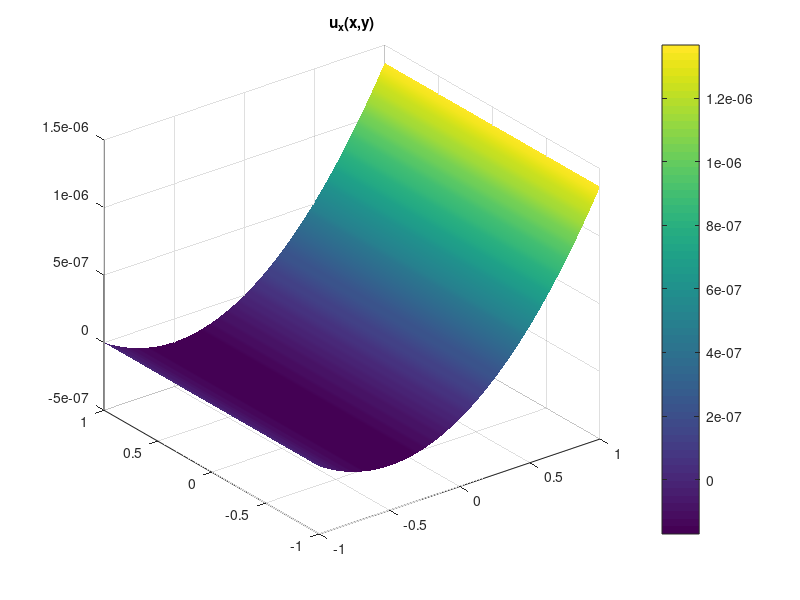
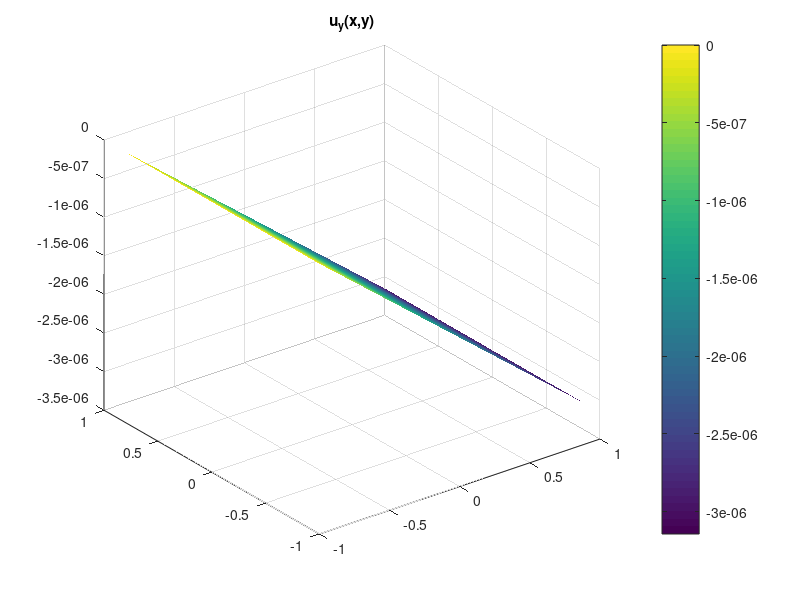
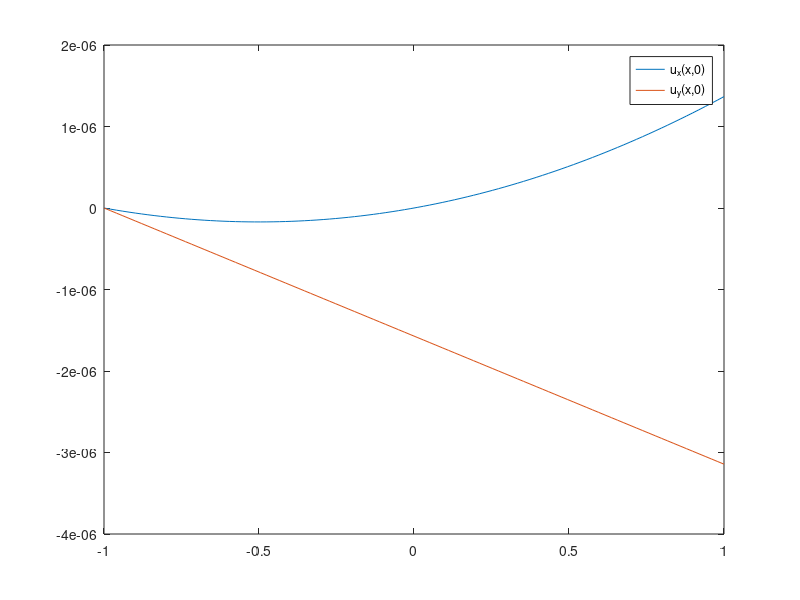
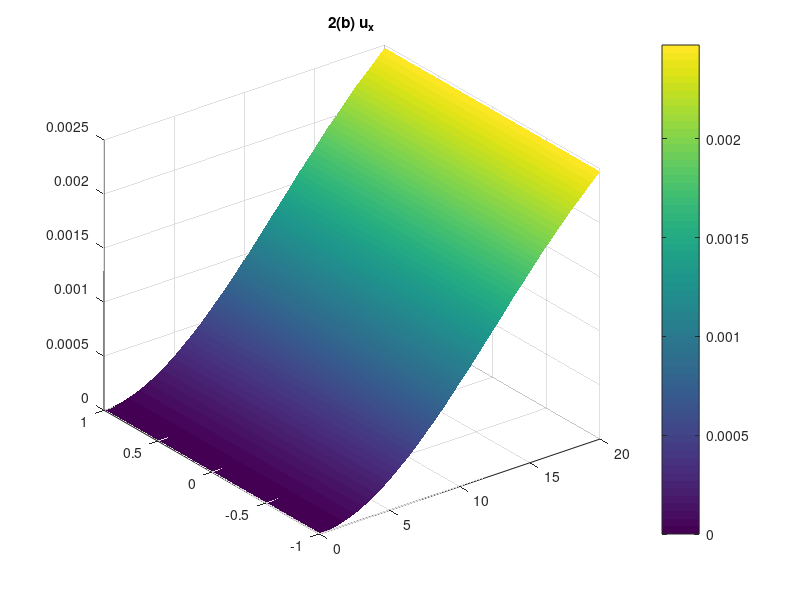

MATLAB code to generate these figures, in order:
function [M2b, ux_N, uy_N] = q2()
%% Global variables
global E nu alpha beta dg_ijdx dg_ijdy dg_ijdx_gen dg_ijdy_gen

%% Physical problem parameters
E = 1.18e11; % Young's modulus for titanium Ti-6Al-2Nb-1Ta-0.8Mo [N/m^2]
nu = 0.31;   % Poisson's ratio for Titanium Ti-6Al-2Nb-1Ta-0.8Mo
alpha = E/(1-nu^2);
beta = (1-nu)/2;
% syms E nu alpha beta; % uncomment to calculate M analytically

%% Function handles for the bilinear basis functions and their derivatives
% Cell array with function handles for the four g_ij basis functions.
% i,j = 1 corresponds to the - subscript. i,j = 2 to the + subscript.
% E.g. g_ij{2,1} returns the g_+- function handle.
g_ij = {@(x,y) (1+x).*(1+y)./4, @(x,y) (1+x).*(1-y)./4;  % g_--, g_-+
        @(x,y) (1-x).*(1+y)./4, @(x,y) (1-x).*(1-y)./4}; % g_+-, g_++

% Generalized basis functions over the domain [x0-a,x0+a]x[y0-b,y0+b]
g_ij_gen = {@(x,y,x0,y0,a,b)  (x-(x0-a)).*(y-(y0-b))./(4*a*b), ...
            @(x,y,x0,y0,a,b) -(x-(x0+a)).*(y-(y0-b))./(4*a*b);
            @(x,y,x0,y0,a,b) -(x-(x0-a)).*(y-(y0+b))./(4*a*b), ...
            @(x,y,x0,y0,a,b)  (x-(x0+a)).*(y-(y0+b))./(4*a*b)};
    
% Function handles for the x-derivatives of the basis functions g_ij.
% Note: Returned function handles are still multivariate (x,y) to remain
% compatible with our 2D Gauss-Legendre quadrature function, which
% integrates them over the unit square.
dg_ijdx = {@(x,y)  (1+y)/4, @(x,y)  (1-y)/4;  % dg_--/dx, dg_-+/dx
           @(x,y) -(1+y)/4, @(x,y) -(1-y)/4}; % dg_+-/dx, dg_++/dx

% x derivative of the generalized basis functions
dg_ijdx_gen = {@(x,y,x0,y0,a,b)  (y-(y0-b))/(4*a*b), ...
               @(x,y,x0,y0,a,b) -(y-(y0-b))/(4*a*b);
               @(x,y,x0,y0,a,b) -(y-(y0+b))/(4*a*b), ...
               @(x,y,x0,y0,a,b)  (y-(y0+b))/(4*a*b)};

% Function handles for the y-derivatives of the basis functions g_ij.
dg_ijdy = {@(x,y) (1+x)/4, @(x,y) -(1+x)/4;  % dg_--/dy, dg_-+/dy
           @(x,y) (1-x)/4, @(x,y) -(1-x)/4}; % dg_+-/dy, dg_++/dy

% y derivatives of the generalized basis functions
dg_ijdy_gen = {@(x,y,x0,y0,a,b)  (x-(x0-a))/(4*a*b), ...
               @(x,y,x0,y0,a,b) -(x-(x0+a))/(4*a*b);
               @(x,y,x0,y0,a,b) -(x-(x0-a))/(4*a*b), ...
               @(x,y,x0,y0,a,b)  (x-(x0+a))/(4*a*b)};
       
%% Problem 2(a): single element (unit square) beam under stress
% Build M matrix block by block.
M = zeros(8,8);
% M = sym('M', [8 8]);  % uncomment to calculate M analytically
for gamma=1:4
    for delta=1:4
        M(2*gamma-1:2*gamma, 2*delta-1:2*delta) = B(gamma, delta);
    end
end

% Build right hand side vector containing the forces.
F_delta = 8e4; % [N/m^2]

g_11 = g_ij{1,1};
g_12 = g_ij{1,2};
g_21 = g_ij{2,1};
g_22 = g_ij{2,2};

b = zeros(8,1);
b(2) = -F_delta * g_11(1,0);
b(4) = -F_delta * g_12(1,0);
b(6) = -F_delta * g_21(1,0);
b(8) = -F_delta * g_22(1,0);

% Imposing that u_x = 0 and u_y = 0 for x=-1, -1<=y<=1 is equivalent to imposing
% that a_+-, a_++, b+-, and b_++ all equal zero. So we are just interested in
% solving the top left 4x4 system of linear equations.
M2a = M(1:4,1:4);
b2a = b(1:4);
a2a = M2a \ b2a;

% Calculate and plot deflection fields from the a_ij, b_ij coefficients.
ux = @(x,y) a2a(1).*g_ij{1,1}(x,y) + a2a(3).*g_ij{1,2}(x,y);
uy = @(x,y) a2a(2).*g_ij{1,1}(x,y) + a2a(4).*g_ij{1,2}(x,y);
x = repmat(linspace(-1,1,100),[100,1]);
y = repmat(linspace(-1,1,100),[100,1]);
ux_xy = ux(x,y);
uy_xy = uy(x,y);

figure;
surf(x, y', ux_xy); shading interp; colorbar; title('u_x(x,y)');

figure;
surf(x, y', uy_xy); shading interp; colorbar; title('u_y(x,y)');

figure;
plot(x(end/2,:), ux_xy(end/2,:)', x(end/2,:), uy_xy(end/2,:)');
legend('u_x(x,0)', 'u_y(x,0)');

%% Problem 2(b): rectangular beam (composed of N elements) under stress
N = 10;

% Assemble the block-diagonal matrix element by element.
M2b = zeros(4*(N+1), 4*(N+1));
for n=1:N
    x0 = 0; %2*n-1;
    y0 = 0;
    a = 1;
    b = 1;
    
    M2 = zeros(8,8);
    for gamma=1:4
        for delta=1:4
            M2(2*gamma-1:2*gamma, 2*delta-1:2*delta) = ...
                B_gen(gamma, delta, x0, y0, a, b);
        end
    end
    
    % We want M2 in the order ++, +-, -+, -- so the matrices corresponding
    % to different elements overlap correctly.
    M2 = fliplr(flipud(M2));
    
    M2b(4*n-3:4*n+4, 4*n-3:4*n+4) = M2b(4*n-3:4*n+4, 4*n-3:4*n+4) + M2;
end

% Imposing the u_x = u_y = 0 BC at the left wall.
% M2b(1:4,1:4) = zeros(4,4);
% M2b(5:8,1:4) = zeros(4,4);
M2b(1:4,5:8) = zeros(4,4);

x0 = 2*N-1;
y0 = 0;
a = 1;
b = 1;

g_11_gen = g_ij_gen{1,1};
g_12_gen = g_ij_gen{1,2};
g_21_gen = g_ij_gen{2,1};
g_22_gen = g_ij_gen{2,2};

b2b = zeros(4*N+4,1);
b2b(end)   = -F_delta * g_11_gen(2*N,0,x0,y0,a,b);
b2b(end-2) = -F_delta * g_12_gen(2*N,0,x0,y0,a,b);
b2b(end-4) = -F_delta * g_21_gen(2*N,0,x0,y0,a,b);
b2b(end-6) = -F_delta * g_22_gen(2*N,0,x0,y0,a,b);

% Solve for the coefficients ignoring the four coefficients for element 1
% that we know must be zero to satisfy the BCs.
a2b = zeros(4*N+4,1);
a2b(5:end) = M2b(5:end, 5:end) \ b2b(5:end);

ux_N = [];
uy_N = [];

% Calculate the deflection fields from the a_ij, b_ij coefficients for each
% element.
for n=1:N
    a_n = a2b(4*n-3:4*n+4);
    aij = a_n(1:2:7);
    bij = a_n(2:2:8);
 
    x0 = 0; %2*n-1;
    y0 = 0;
    a = 1;
    b = 1;
    ux = @(x,y) aij(4).*g_ij_gen{1,1}(x,y,x0,y0,a,b) ...
              + aij(3).*g_ij_gen{1,2}(x,y,x0,y0,a,b) ...
              + aij(2).*g_ij_gen{2,1}(x,y,x0,y0,a,b) ...
              + aij(1).*g_ij_gen{2,2}(x,y,x0,y0,a,b);
    uy = @(x,y) bij(4).*g_ij_gen{1,1}(x,y,x0,y0,a,b) ...
              + bij(3).*g_ij_gen{1,2}(x,y,x0,y0,a,b) ...
              + bij(2).*g_ij_gen{2,1}(x,y,x0,y0,a,b) ...
              + bij(1).*g_ij_gen{2,2}(x,y,x0,y0,a,b);
    
    x = repmat(linspace(2*n-2,2*n,100), [100,1]);
    y = repmat(linspace(-1,1,100), [100,1]);
    
    ux_N = [ux_N; ux(x,y)'];
    uy_N = [uy_N; uy(x,y)'];
end

x = linspace(0,2*N,100*N);
y = linspace(-1,1,100);
figure; surf(x,y,ux_N'); title('2(b) u_x'); shading interp; colorbar;
figure; surf(x,y,uy_N'); title('2(b) u_y'); shading interp; colorbar;
end

%% Gauss-Legendre quadrature integration
function integral = gauss_legendre_quadrature_2D(f, x1, x2, y1, y2)
% Integrate the function f(x,y) over the domain [x1,x2]x[y1,y2] using
% Gaussian quadrature with a unit weighing function \omega(x,y)=1 so the
% associated polynomials are the Legendre polynomials and thus the method
% is known as Gauss-Legendre quadrature with two quadrature points for each
% spatial dimension as we only need to integrate bilinear functions.
    scaled_f = @(x,y) f((x2-x1)*x/2 + (x1+x2)/2, (y2-y1)*y/2 + (y1+y2)/2);
    integral = (x2-x1)*(y2-y1)/4 * ...
               ( scaled_f(-1/sqrt(3), -1/sqrt(3)) ...
               + scaled_f(-1/sqrt(3), 1/sqrt(3)) ...
               + scaled_f(1/sqrt(3), -1/sqrt(3)) ...
               + f(1/sqrt(3), 1/sqrt(3)) );
end

%% Interface for looking up derivatives of the bilinear basis functions.
function dg = dg(i,j,m)
% Returns the function handle corresponding to the m derivative of the g_ij
% basis function, that is dg_ij/dx_m. i,j can take on the values {1,2} where 1
% corresponds to the - subscript, 2 to the + subscript. m can take on the string
% values {'x','y'}.

    assert(i==1 || i==2, 'Invalid value for i, not 1 (-) or 2 (+)!')
    assert(j==1 || j==2, 'Invalid value for j, not 1 (-) or 2 (+)!')
    assert(m=='x' || m=='y', 'Invalid value for m, not ''x'' or ''y''!')

    global dg_ijdx dg_ijdy

    if m == 'x'
        dg = dg_ijdx{i,j};
    elseif m == 'y'
        dg = dg_ijdy{i,j};
    end
end

function dg = dg_gen(i,j,m)
% Returns the function handle corresponding to the m derivative of the g_ij
% basis function, that is dg_ij/dx_m. i,j can take on the values {1,2} where 1
% corresponds to the - subscript, 2 to the + subscript. m can take on the string
% values {'x','y'}.

    assert(i==1 || i==2, 'Invalid value for i, not 1 (-) or 2 (+)!')
    assert(j==1 || j==2, 'Invalid value for j, not 1 (-) or 2 (+)!')
    assert(m=='x' || m=='y', 'Invalid value for m, not ''x'' or ''y''!')

    global dg_ijdx_gen dg_ijdy_gen

    if m == 'x'
        dg = dg_ijdx_gen{i,j};
    elseif m == 'y'
        dg = dg_ijdy_gen{i,j};
    end
end

%% Implementation of the rank-6 G_ijkl^mn tensor-like symbol.
function G = G(i,j,k,l,m,n)
    global alpha
    assert(i==1 || i==2, 'Invalid value for i, not 1 (-) or 2 (+)!')
    assert(j==1 || j==2, 'Invalid value for j, not 1 (-) or 2 (+)!')
    assert(k==1 || k==2, 'Invalid value for k, not 1 (-) or 2 (+)!')
    assert(l==1 || l==2, 'Invalid value for l, not 1 (-) or 2 (+)!')
    assert(m=='x' || m=='y', 'Invalid value for m, not ''x'' or ''y''!')
    assert(n=='x' || n=='y', 'Invalid value for m, not ''x'' or ''y''!')

    dg1 = dg(i,j,m);
    dg2 = dg(k,l,n);
    integrand = @(x,y) alpha*dg1(x,y)*dg2(x,y);
    G = gauss_legendre_quadrature_2D(integrand, -1, 1, -1, 1);
end

function G = G_gen(i,j,k,l,m,n,x0,y0,a,b)
    global alpha
    assert(i==1 || i==2, 'Invalid value for i, not 1 (-) or 2 (+)!')
    assert(j==1 || j==2, 'Invalid value for j, not 1 (-) or 2 (+)!')
    assert(k==1 || k==2, 'Invalid value for k, not 1 (-) or 2 (+)!')
    assert(l==1 || l==2, 'Invalid value for l, not 1 (-) or 2 (+)!')
    assert(m=='x' || m=='y', 'Invalid value for m, not ''x'' or ''y''!')
    assert(n=='x' || n=='y', 'Invalid value for m, not ''x'' or ''y''!')

    dg1 = dg_gen(i,j,m);
    dg2 = dg_gen(k,l,n);
    integrand = @(x,y) alpha*dg1(x,y,x0,y0,a,b)*dg2(x,y,x0,y0,a,b);
    G = gauss_legendre_quadrature_2D(integrand, x0-a, x0+a, y0-b, y0+b);
end

%% Generates and returns the 2x2 block matrices B_gamma,delta.
function B = B(gamma, delta)
    global nu beta

    four2two = {[1,1], [1,2], [2,1], [2,2]};
    [i,j] = deal(four2two{gamma}(1), four2two{gamma}(2));
    [k,l] = deal(four2two{delta}(1), four2two{delta}(2));

    B_11 = G(i,j,k,l,'x','x') + beta*G(i,j,k,l,'y','y');
    B_12 = nu*G(i,j,k,l,'x','y') + beta*G(i,j,k,l,'y','x');
    B_21 = beta*G(i,j,k,l,'x','y') + nu*G(i,j,k,l,'y','x');
    B_22 = beta*G(i,j,k,l,'x','x') + G(i,j,k,l,'y','y');

    B = [B_11, B_12; B_21, B_22];
end

function B = B_gen(gamma, delta,x0,y0,a,b)
    global nu beta

    four2two = {[1,1], [1,2], [2,1], [2,2]};
    [i,j] = deal(four2two{gamma}(1), four2two{gamma}(2));
    [k,l] = deal(four2two{delta}(1), four2two{delta}(2));
    
    G2 = @(i,j,k,l,m,n) G_gen(i,j,k,l,m,n,x0,y0,a,b);

    B_11 = G2(i,j,k,l,'x','x') + beta*G2(i,j,k,l,'y','y');
    B_12 = nu*G2(i,j,k,l,'x','y') + beta*G2(i,j,k,l,'y','x');
    B_21 = beta*G2(i,j,k,l,'x','y') + nu*G2(i,j,k,l,'y','x');
    B_22 = beta*G2(i,j,k,l,'x','x') + G2(i,j,k,l,'y','y');

    B = [B_11, B_12; B_21, B_22];
end
